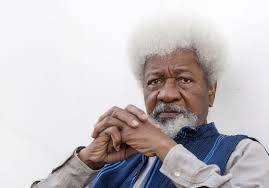
#> input picture week_4/img/wole.jpg, 269 x 188 px
$ jupyter execute practice-1.ipynb   (older library calls are emulated)
#> lines starting #> are read from the running program, lines starting #| are printed output that depends on the picture
[cell 1]
# Sobel edge detection

import cv2
import numpy as np

# Load the image
image = cv2.imread('img/wole.jpg', cv2.IMREAD_GRAYSCALE)
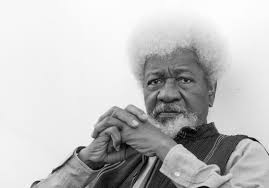
#> image: shape (188, 269); min 0, max 255, mean 194.5

# Resize images
image = cv2.resize(image, (500,400))
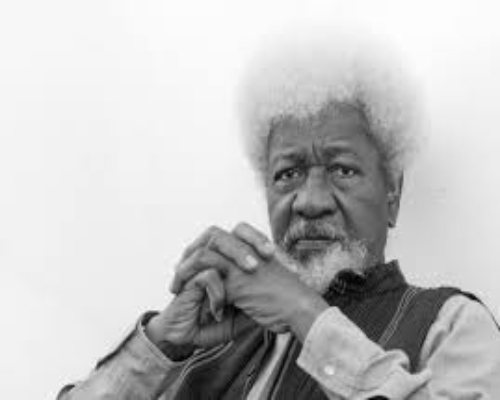
#> image: shape (400, 500); min 1, max 255, mean 194.4

# Apply Sobel edge detection
sobel_x = cv2.Sobel(image, cv2.CV_64F, 1, 0, ksize=3)
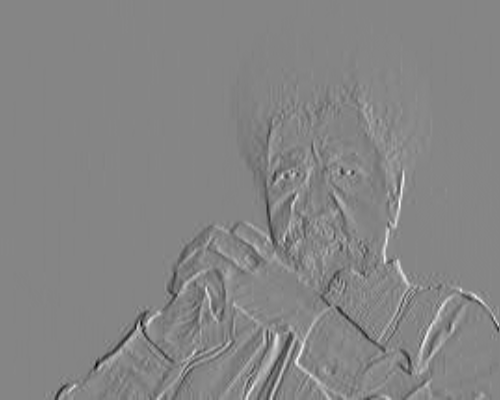
#> sobel_x: shape (400, 500) float64; min -497, max 454, mean -0.3; drawn with min black and max white
sobel_y = cv2.Sobel(image, cv2.CV_64F, 0, 1, ksize=3)
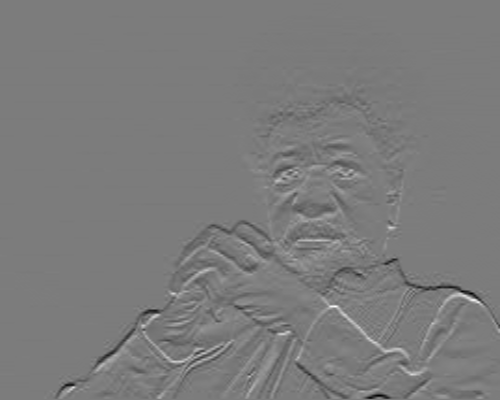
#> sobel_y: shape (400, 500) float64; min -556, max 583, mean -2.5; drawn with min black and max white

# Combine the gradient images
sobel_combined = cv2.magnitude(sobel_x, sobel_y)
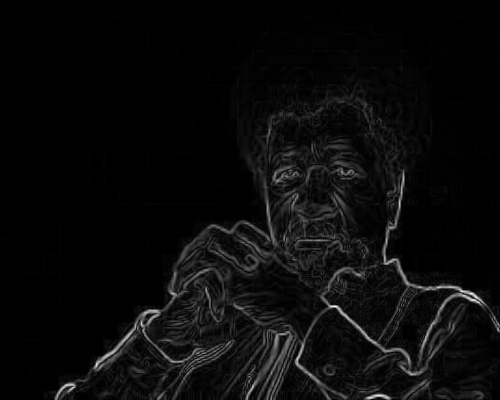
#> sobel_combined: shape (400, 500) float64; min 0, max 588.3, mean 25; drawn with min black and max white

# Display the original image and the Sobel edges
cv2.imshow('Original', image)
cv2.imshow('Sobel Edges', np.uint8(sobel_combined))
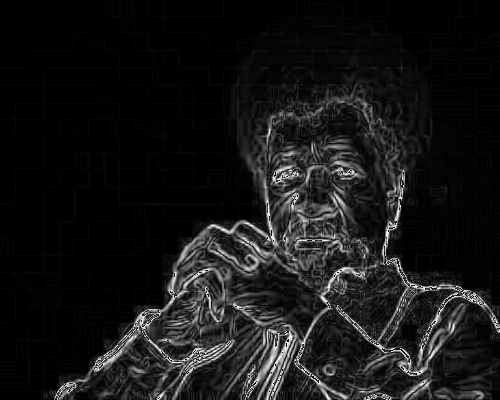
#> window 'Sobel Edges': shape (400, 500); min 0, max 255, mean 22.7

# Wait for a key press and close all windows
cv2.waitKey(0)
cv2.destroyAllWindows()
